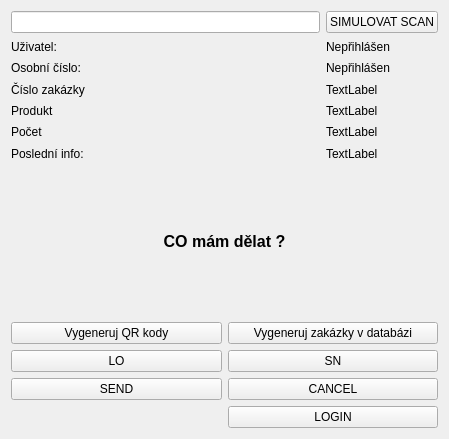
<?xml version="1.0" encoding="UTF-8"?>
<ui version="4.0">
 <class>Form</class>
 <widget class="QWidget" name="Form">
  <property name="geometry">
   <rect>
    <x>0</x>
    <y>0</y>
    <width>449</width>
    <height>439</height>
   </rect>
  </property>
  <property name="windowTitle">
   <string>Form</string>
  </property>
  <layout class="QVBoxLayout" name="verticalLayout" stretch="40,40,0">
   <item>
    <layout class="QGridLayout" name="gridLayout">
     <item row="5" column="0">
      <widget class="QLabel" name="label_2">
       <property name="text">
        <string>Produkt</string>
       </property>
       <property name="scaledContents">
        <bool>false</bool>
       </property>
      </widget>
     </item>
     <item row="2" column="0">
      <widget class="QLabel" name="label_7">
       <property name="text">
        <string>Osobní číslo:</string>
       </property>
      </widget>
     </item>
     <item row="6" column="1">
      <widget class="QLabel" name="la_count">
       <property name="text">
        <string>TextLabel</string>
       </property>
       <property name="scaledContents">
        <bool>true</bool>
       </property>
      </widget>
     </item>
     <item row="7" column="1">
      <widget class="QLabel" name="la_info">
       <property name="text">
        <string>TextLabel</string>
       </property>
       <property name="scaledContents">
        <bool>true</bool>
       </property>
      </widget>
     </item>
     <item row="5" column="1">
      <widget class="QLabel" name="la_SN">
       <property name="text">
        <string>TextLabel</string>
       </property>
       <property name="scaledContents">
        <bool>true</bool>
       </property>
      </widget>
     </item>
     <item row="2" column="1">
      <widget class="QLabel" name="la_osobni_cislo">
       <property name="text">
        <string>Nepřihlášen</string>
       </property>
      </widget>
     </item>
     <item row="6" column="0">
      <widget class="QLabel" name="label_3">
       <property name="text">
        <string>Počet</string>
       </property>
       <property name="scaledContents">
        <bool>false</bool>
       </property>
      </widget>
     </item>
     <item row="4" column="0">
      <widget class="QLabel" name="label">
       <property name="text">
        <string>Číslo zakázky</string>
       </property>
       <property name="scaledContents">
        <bool>false</bool>
       </property>
      </widget>
     </item>
     <item row="1" column="0">
      <widget class="QLabel" name="label_5">
       <property name="text">
        <string>Uživatel:</string>
       </property>
      </widget>
     </item>
     <item row="1" column="1">
      <widget class="QLabel" name="la_prijmeni">
       <property name="text">
        <string>Nepřihlášen</string>
       </property>
      </widget>
     </item>
     <item row="4" column="1">
      <widget class="QLabel" name="la_lot">
       <property name="text">
        <string>TextLabel</string>
       </property>
       <property name="scaledContents">
        <bool>true</bool>
       </property>
      </widget>
     </item>
     <item row="7" column="0">
      <widget class="QLabel" name="label_4">
       <property name="text">
        <string>Poslední info:</string>
       </property>
      </widget>
     </item>
     <item row="0" column="0">
      <widget class="QLineEdit" name="le_SCAN"/>
     </item>
     <item row="0" column="1">
      <widget class="QPushButton" name="pb_scan">
       <property name="text">
        <string>SIMULOVAT SCAN</string>
       </property>
      </widget>
     </item>
    </layout>
   </item>
   <item>
    <widget class="QLabel" name="la_status">
     <property name="font">
      <font>
       <pointsize>12</pointsize>
       <weight>75</weight>
       <bold>true</bold>
      </font>
     </property>
     <property name="text">
      <string>CO mám dělat ?</string>
     </property>
     <property name="scaledContents">
      <bool>true</bool>
     </property>
     <property name="alignment">
      <set>Qt::AlignCenter</set>
     </property>
    </widget>
   </item>
   <item>
    <layout class="QGridLayout" name="gridLayout_2">
     <item row="1" column="0">
      <widget class="QPushButton" name="pb_change_lot">
       <property name="text">
        <string>LO</string>
       </property>
      </widget>
     </item>
     <item row="2" column="0">
      <widget class="QPushButton" name="pb_ok">
       <property name="text">
        <string>SEND</string>
       </property>
      </widget>
     </item>
     <item row="1" column="1">
      <widget class="QPushButton" name="pb_change_qr">
       <property name="text">
        <string>SN</string>
       </property>
      </widget>
     </item>
     <item row="2" column="1">
      <widget class="QPushButton" name="pb_cancel">
       <property name="text">
        <string>CANCEL</string>
       </property>
      </widget>
     </item>
     <item row="3" column="1">
      <widget class="QPushButton" name="pb_logout">
       <property name="text">
        <string>LOGIN</string>
       </property>
      </widget>
     </item>
     <item row="0" column="0">
      <widget class="QPushButton" name="pb_qr_gen">
       <property name="text">
        <string>Vygeneruj QR kody</string>
       </property>
      </widget>
     </item>
     <item row="0" column="1">
      <widget class="QPushButton" name="pb_lot_gen">
       <property name="text">
        <string>Vygeneruj zakázky v databázi</string>
       </property>
      </widget>
     </item>
    </layout>
   </item>
  </layout>
 </widget>
 <resources/>
 <connections/>
</ui>
